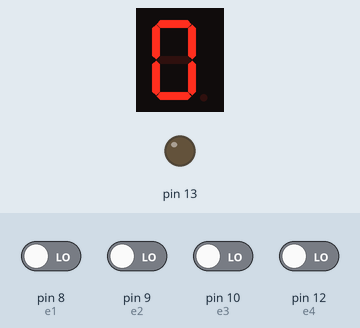
Recording of a sketch running on a simulated Arduino Uno, built with avr-gcc and run on an emulated ATmega328P. Parts: 1-digit seven-segment display, output pins drawn as LEDs (lit = HIGH). Wiring (inferred from the names in the program): 1-digit 7-segment display, segments lit when HIGH: segments pin 0, pin 1, pin 2, pin 3, pin 4, pin 5, pin 6. Inputs (shaded band) come from the test bench; at power-on: pin 8 (e1), pin 9 (e2), pin 10 (e3), pin 12 (e4) LOW. The segment pins are drawn as the display they are named for; pins used as bus, display or sensor lines are not drawn.

Above: at 1.2 s.
1.3 s: pin 8 (e1) driven HIGH
At 1.7 s:
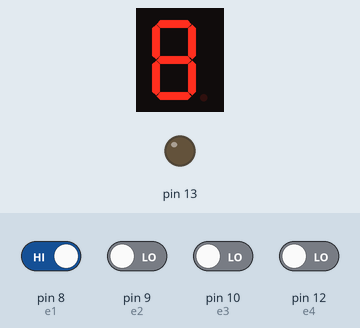
2.8 s: pin 12 (e4) driven HIGH
At 4.0 s:
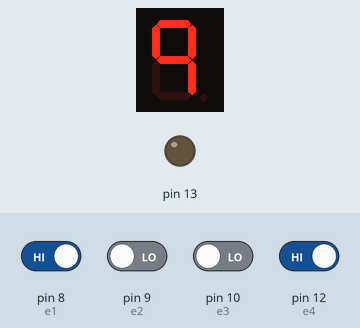
4.3 s: pin 8 (e1) driven LOW
At 5.1 s:
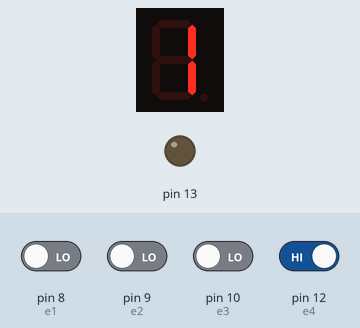
5.8 s: pin 9 (e2) driven HIGH
At 6.3 s:
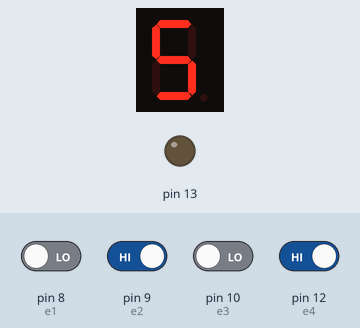
7.3 s: pin 10 (e3) driven HIGH
At 8.5 s:
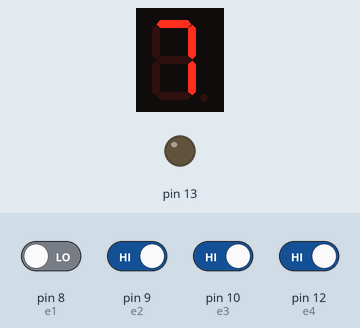
8.8 s: pin 9 (e2) driven LOW
At 9.8 s:
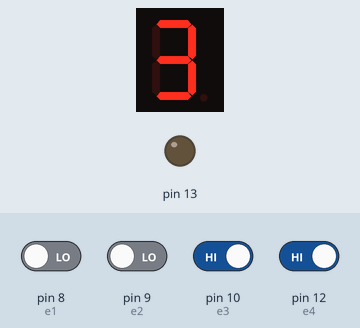
Timing chart, 0 to 11.3 s (numbered marks = the images above; inputs shaded):
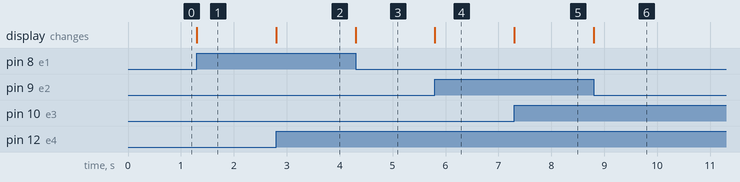

The sketch:

sketch_mar12a.ino
```cpp
int a = 0;
int b = 1;
int c = 2;
int d = 3;
int e = 4;
int f = 5;
int g = 6;
int e1 = 8;
int e2 = 9;
int e3 = 10;
int e4 = 12;

void setup() {
pinMode(13,OUTPUT);
pinMode(a,OUTPUT);
pinMode(b,OUTPUT);
pinMode(c,OUTPUT);
pinMode(d,OUTPUT);
pinMode(e,OUTPUT);
pinMode(f,OUTPUT);
pinMode(g,OUTPUT);
pinMode(e1,INPUT);
pinMode(e2,INPUT);
pinMode(e3,INPUT);
pinMode(e4,INPUT);

}
void decode(int e1,int e2, int e3, int e4){
  if(e1 == 0 && e2 == 0 && e3 == 0 && e4 == 0){
      digitalWrite(a,HIGH);
      digitalWrite(b,HIGH);
      digitalWrite(c,HIGH);
      digitalWrite(d,HIGH);
      digitalWrite(e,HIGH);
      digitalWrite(f,HIGH);
      digitalWrite(g,LOW);
  }
  if(e1 == 0 && e2 == 0 && e3 == 0 && e4 == 1){
    digitalWrite(a,LOW);
    digitalWrite(b,HIGH);
    digitalWrite(c,HIGH);
    digitalWrite(d,LOW);
    digitalWrite(e,LOW);
    digitalWrite(f,LOW);
    digitalWrite(g,LOW);
  }
   if(e1 == 0 && e2 == 0 && e3 == 1 && e4 == 0){
    digitalWrite(a,HIGH);
    digitalWrite(b,HIGH);
    digitalWrite(c,LOW);
    digitalWrite(d,HIGH);
    digitalWrite(e,HIGH);
    digitalWrite(f,LOW);
    digitalWrite(g,HIGH);
  }
  if(e1 == 0 && e2 == 0 && e3 == 1 && e4 == 1){
    digitalWrite(a,HIGH);
    digitalWrite(b,HIGH);
    digitalWrite(c,HIGH);
    digitalWrite(d,HIGH);
    digitalWrite(e,LOW);
    digitalWrite(f,LOW);
    digitalWrite(g,HIGH);
  }
  if(e1 == 0 && e2 == 1 && e3 == 0 && e4 == 0){
    digitalWrite(a,LOW);
    digitalWrite(b,HIGH);
    digitalWrite(c,HIGH);
    digitalWrite(d,LOW);
    digitalWrite(e,LOW);
    digitalWrite(f,HIGH);
    digitalWrite(g,HIGH);
  }
    if(e1 == 0 && e2 == 1 && e3 == 0 && e4 == 1){
    digitalWrite(a,HIGH);
    digitalWrite(b,LOW);
    digitalWrite(c,HIGH);
    digitalWrite(d,HIGH);
    digitalWrite(e,LOW);
    digitalWrite(f,HIGH);
    digitalWrite(g,HIGH);
  }
  if(e1 == 0 && e2 == 1 && e3 == 1 && e4 == 0){
    digitalWrite(a,LOW);
    digitalWrite(b,LOW);
    digitalWrite(c,HIGH);
    digitalWrite(d,HIGH);
    digitalWrite(e,HIGH);
    digitalWrite(f,HIGH);
    digitalWrite(g,HIGH);
  }
    if(e1 == 0 && e2 == 1 && e3 == 1 && e4 == 1){
    digitalWrite(a,HIGH);
    digitalWrite(b,HIGH);
    digitalWrite(c,HIGH);
    digitalWrite(d,LOW);
    digitalWrite(e,LOW);
    digitalWrite(f,LOW);
    digitalWrite(g,LOW);
  }
    if(e1 == 1 && e2 == 0 && e3 == 0 && e4 == 0){
    digitalWrite(a,HIGH);
    digitalWrite(b,HIGH);
    digitalWrite(c,HIGH);
    digitalWrite(d,HIGH);
    digitalWrite(e,HIGH);
    digitalWrite(f,HIGH);
    digitalWrite(g,HIGH);
  }
   if(e1 == 1 && e2 == 0 && e3 == 0 && e4 == 1){
    digitalWrite(a,HIGH);
    digitalWrite(b,HIGH);
    digitalWrite(c,HIGH);
    digitalWrite(d,LOW);
    digitalWrite(e,LOW);
    digitalWrite(f,HIGH);
    digitalWrite(g,HIGH);
  }

 }
void loop() {
  decode(digitalRead(e1),digitalRead(e2),digitalRead(e3),digitalRead(e4));
}
```

Measured:
- after the input at 1.3 s, the display: changes at once (image 1)
- after the input at 2.8 s, the display: changes at once (image 2)
- after the input at 4.3 s, the display: changes at once (image 3)
- after the input at 5.8 s, the display: changes at once (image 4)
- after the input at 7.3 s, the display: changes at once (image 5)
- after the input at 8.8 s, the display: changes at once (image 6)
